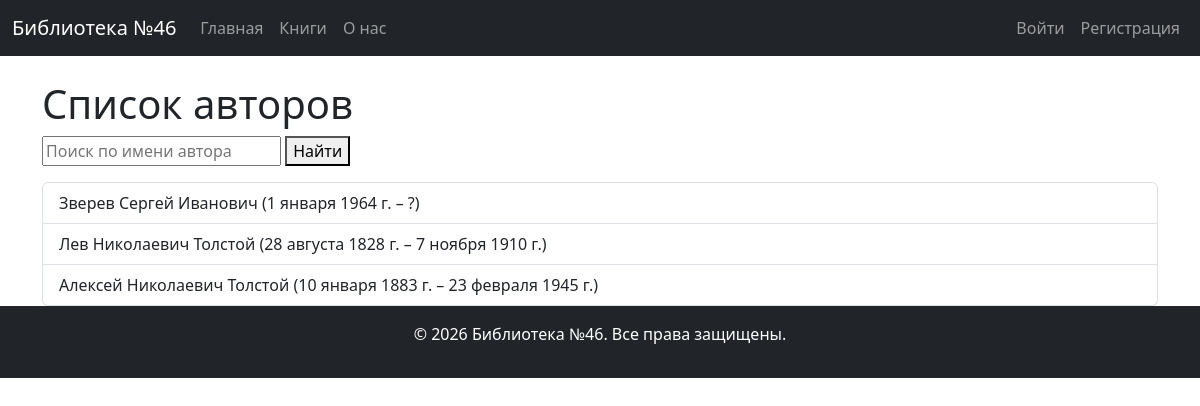
Before: /authors/ with the older database file.
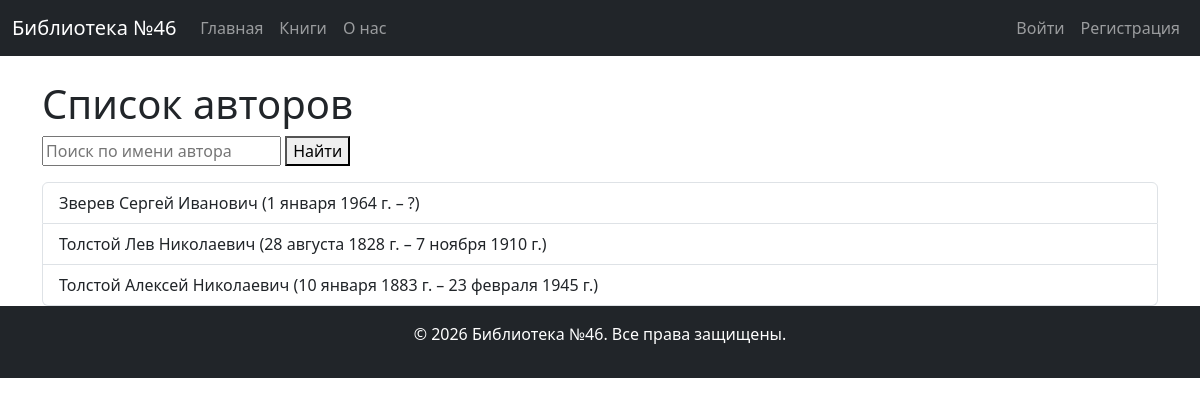
After: the same page with the newer database file.
### lib_app/models.py (models this page shows, shortened)
class Author(models.Model):
    name = models.CharField(max_length=200)
    date_of_birth = models.DateField(null=True, blank=True)
    date_of_death = models.DateField(null=True, blank=True)

### lib_app/views.py (the view)
# urls.py: path('authors/', AuthorListView.as_view(), name='author_list'),
class AuthorListView(ListView):
    model = Author
    template_name = 'lib_app/author_list.html'
    context_object_name = 'authors'     # вместо object_list
    paginate_by = 20                    # выводим по 20 позиций
    def get_queryset(self):
        queryset = super().get_queryset()
        query = self.request.GET.get('q', '').strip()
        if query:
            queryset = queryset.filter(name__icontains=query)
        return queryset
    def get_context_data(self, **kwargs):
        context = super().get_context_data(**kwargs)
        query = self.request.GET.get('q', '').strip()
        context['page_title'] = 'Список авторов'
        context['search_query'] = query  # чтобы отобразить запрос в форме
        return context

### lib_app/templates/lib_app/author_list.html (shortened to what this page needs)
{% extends "base.html" %}
{% block content %}
    <h1>{{ page_title }}</h1>
    <form method="get" class="mb-3">
        <input type="text" name="q" value="{{ search_query }}" placeholder="Поиск по имени автора">
        <button type="submit">Найти</button>
    </form>
    {% if authors %}
        <ul class="list-group">
        {% for author in authors %}
            <li class="list-group-item d-flex justify-content-between align-items-center">
                <div>
                    {{ author.name }}
                    {% if author.date_of_birth or author.date_of_death %}
                        ({{ author.date_of_birth|default:"?" }} – {{ author.date_of_death|default:"?" }})
                    {% endif %}
                </div>
            </li>
        {% endfor %}
        </ul>
    {% else %}
        <p>Авторы не найдены.</p>
    {% endif %}
{% endblock %}

Changed rows visible on the page:
changed Author "28 августа 1828 г.": name "Лев Николаевич Толстой" → "Толстой Лев Николаевич"
changed Author "10 января 1883 г.": name "Алексей Николаевич Толстой" → "Толстой Алексей Николаевич"
